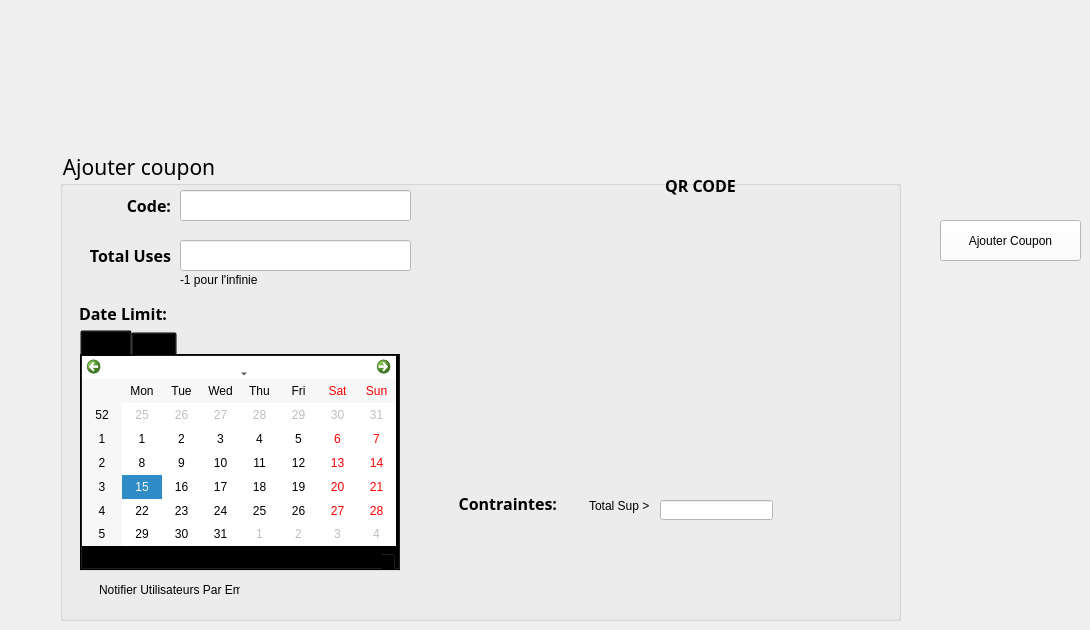
    <widget class="QWidget" name="ajoutercoupon_2">
     <widget class="QPushButton" name="backbtn_4">
      <property name="geometry">
       <rect>
        <x>60</x>
        <y>60</y>
        <width>171</width>
        <height>61</height>
       </rect>
      </property>
      <property name="styleSheet">
       <string notr="true">
#backbtn_4 {
background-color: transparent;
border-image: url(:/img/img/back0001.png);
background: none;
border: none;
background-repeat: none;
}

#backbtn_4:hover {

	background-color: rgba(255, 255, 255, 0.4);
  	border-image: url(:/img/img/back0002.png);
	 border: none;
}
#backbtn_4:pressed
{
   border-image: url(:/img/img/back0001.png);
}</string>
      </property>
      <property name="text">
       <string/>
      </property>
     </widget>
     <widget class="QGroupBox" name="groupBox_3">
      <property name="geometry">
       <rect>
        <x>60</x>
        <y>150</y>
        <width>841</width>
        <height>471</height>
       </rect>
      </property>
      <property name="font">
       <font>
        <family>MS Reference Sans Serif</family>
        <pointsize>16</pointsize>
       </font>
      </property>
      <property name="styleSheet">
       <string notr="true">background-color: transparent;</string>
      </property>
      <property name="title">
       <string>Ajouter coupon</string>
      </property>
      <widget class="QLabel" name="label_61">
       <property name="geometry">
        <rect>
         <x>600</x>
         <y>20</y>
         <width>81</width>
         <height>31</height>
        </rect>
       </property>
       <property name="font">
        <font>
         <family>Aller</family>
         <pointsize>12</pointsize>
         <weight>75</weight>
         <bold>true</bold>
        </font>
       </property>
       <property name="layoutDirection">
        <enum>Qt::LeftToRight</enum>
       </property>
       <property name="text">
        <string>QR CODE</string>
       </property>
       <property name="alignment">
        <set>Qt::AlignCenter</set>
       </property>
      </widget>
      <widget class="QLabel" name="label_62">
       <property name="geometry">
        <rect>
         <x>460</x>
         <y>70</y>
         <width>261</width>
         <height>261</height>
        </rect>
       </property>
       <property name="text">
        <string/>
       </property>
       <property name="pixmap">
        <pixmap>../../Dropbox/My PC (DESKTOP-2246E5D)/Downloads/QTResources/qr.png</pixmap>
       </property>
      </widget>
      <widget class="QCheckBox" name="couponTotalSup">
       <property name="geometry">
        <rect>
         <x>510</x>
         <y>340</y>
         <width>91</width>
         <height>31</height>
        </rect>
       </property>
       <property name="text">
        <string>Total Sup &gt;</string>
       </property>
      </widget>
      <widget class="QLabel" name="label_63">
       <property name="geometry">
        <rect>
         <x>120</x>
         <y>120</y>
         <width>91</width>
         <height>20</height>
        </rect>
       </property>
       <property name="text">
        <string>-1 pour l'infinie</string>
       </property>
      </widget>
      <widget class="QTabWidget" name="tabWidget">
       <property name="geometry">
        <rect>
         <x>20</x>
         <y>180</y>
         <width>321</width>
         <height>241</height>
        </rect>
       </property>
       <property name="currentIndex">
        <number>0</number>
       </property>
       <widget class="QWidget" name="tab">
        <attribute name="title">
         <string>Start</string>
        </attribute>
        <widget class="QWidget" name="verticalLayoutWidget">
         <property name="geometry">
          <rect>
           <x>0</x>
           <y>0</y>
           <width>314</width>
           <height>218</height>
          </rect>
         </property>
         <layout class="QVBoxLayout" name="verticalLayout">
          <item>
           <widget class="QCalendarWidget" name="CouponCalendarStart">
            <property name="styleSheet">
             <string notr="true">background-color:white;</string>
            </property>
           </widget>
          </item>
          <item>
           <widget class="QTimeEdit" name="CouponTimeStart"/>
          </item>
         </layout>
        </widget>
       </widget>
       <widget class="QWidget" name="tab_2">
        <attribute name="title">
         <string>End</string>
        </attribute>
        <widget class="QWidget" name="verticalLayoutWidget_2">
         <property name="geometry">
          <rect>
           <x>0</x>
           <y>0</y>
           <width>314</width>
           <height>218</height>
          </rect>
         </property>
         <layout class="QVBoxLayout" name="verticalLayout_2">
          <item>
           <widget class="QCalendarWidget" name="CouponCalendarEnd">
            <property name="styleSheet">
             <string notr="true">background-color:white;</string>
            </property>
           </widget>
          </item>
          <item>
           <widget class="QTimeEdit" name="CouponTimeEnd"/>
          </item>
         </layout>
        </widget>
       </widget>
      </widget>
      <widget class="QLineEdit" name="couponTotalSupInput">
       <property name="geometry">
        <rect>
         <x>600</x>
         <y>350</y>
         <width>113</width>
         <height>20</height>
        </rect>
       </property>
       <property name="styleSheet">
        <string notr="true">background-color:white;</string>
       </property>
      </widget>
      <widget class="QLabel" name="label_64">
       <property name="geometry">
        <rect>
         <x>30</x>
         <y>40</y>
         <width>81</width>
         <height>31</height>
        </rect>
       </property>
       <property name="font">
        <font>
         <family>Aller</family>
         <pointsize>12</pointsize>
         <weight>75</weight>
         <bold>true</bold>
        </font>
       </property>
       <property name="layoutDirection">
        <enum>Qt::LeftToRight</enum>
       </property>
       <property name="text">
        <string>Code:</string>
       </property>
       <property name="alignment">
        <set>Qt::AlignRight|Qt::AlignTrailing|Qt::AlignVCenter</set>
       </property>
      </widget>
      <widget class="QLabel" name="label_65">
       <property name="geometry">
        <rect>
         <x>16</x>
         <y>148</y>
         <width>91</width>
         <height>31</height>
        </rect>
       </property>
       <property name="font">
        <font>
         <family>Aller</family>
         <pointsize>12</pointsize>
         <weight>75</weight>
         <bold>true</bold>
        </font>
       </property>
       <property name="layoutDirection">
        <enum>Qt::LeftToRight</enum>
       </property>
       <property name="text">
        <string>Date Limit:</string>
       </property>
       <property name="alignment">
        <set>Qt::AlignRight|Qt::AlignTrailing|Qt::AlignVCenter</set>
       </property>
      </widget>
      <widget class="QLineEdit" name="labelCouponCode">
       <property name="geometry">
        <rect>
         <x>120</x>
         <y>40</y>
         <width>231</width>
         <height>31</height>
        </rect>
       </property>
       <property name="font">
        <font>
         <family>Aller</family>
         <pointsize>10</pointsize>
        </font>
       </property>
       <property name="styleSheet">
        <string notr="true">background-color:white;</string>
       </property>
       <property name="text">
        <string/>
       </property>
      </widget>
      <widget class="QLineEdit" name="labelCouponUses">
       <property name="geometry">
        <rect>
         <x>120</x>
         <y>90</y>
         <width>231</width>
         <height>31</height>
        </rect>
       </property>
       <property name="font">
        <font>
         <family>Aller</family>
         <pointsize>10</pointsize>
        </font>
       </property>
       <property name="styleSheet">
        <string notr="true">background-color:white;</string>
       </property>
       <property name="text">
        <string/>
       </property>
      </widget>
      <widget class="QLabel" name="label_66">
       <property name="geometry">
        <rect>
         <x>386</x>
         <y>338</y>
         <width>111</width>
         <height>31</height>
        </rect>
       </property>
       <property name="font">
        <font>
         <family>Aller</family>
         <pointsize>12</pointsize>
         <weight>75</weight>
         <bold>true</bold>
        </font>
       </property>
       <property name="layoutDirection">
        <enum>Qt::LeftToRight</enum>
       </property>
       <property name="text">
        <string>Contraintes:</string>
       </property>
       <property name="alignment">
        <set>Qt::AlignRight|Qt::AlignTrailing|Qt::AlignVCenter</set>
       </property>
      </widget>
      <widget class="QCheckBox" name="notifEmailCoupon">
       <property name="geometry">
        <rect>
         <x>20</x>
         <y>430</y>
         <width>161</width>
         <height>20</height>
        </rect>
       </property>
       <property name="text">
        <string>Notifier Utilisateurs Par Email</string>
       </property>
      </widget>
      <widget class="QLabel" name="label_67">
       <property name="geometry">
        <rect>
         <x>30</x>
         <y>90</y>
         <width>81</width>
         <height>31</height>
        </rect>
       </property>
       <property name="font">
        <font>
         <family>Aller</family>
         <pointsize>12</pointsize>
         <weight>75</weight>
         <bold>true</bold>
        </font>
       </property>
       <property name="layoutDirection">
        <enum>Qt::LeftToRight</enum>
       </property>
       <property name="text">
        <string>Total Uses</string>
       </property>
       <property name="alignment">
        <set>Qt::AlignRight|Qt::AlignTrailing|Qt::AlignVCenter</set>
       </property>
      </widget>
      <widget class="QRWidget" name="qrcoupon" native="true">
       <property name="geometry">
        <rect>
         <x>520</x>
         <y>50</y>
         <width>250</width>
         <height>250</height>
        </rect>
       </property>
      </widget>
     </widget>
     <widget class="QPushButton" name="ajoutCoupon">
      <property name="geometry">
       <rect>
        <x>940</x>
        <y>220</y>
        <width>141</width>
        <height>41</height>
       </rect>
      </property>
      <property name="styleSheet">
       <string notr="true">background-color:white;</string>
      </property>
      <property name="text">
       <string>Ajouter Coupon</string>
      </property>
     </widget>
    </widget>
